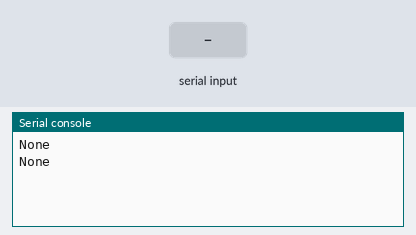
The program below on a simulated MicroPython board. On the bench: the last lines printed to the serial console. The test bench sets the inputs (shaded band).

Above: at 2.2 s.
2.3 s: "1\n" received over the second serial link
At 3.6 s:
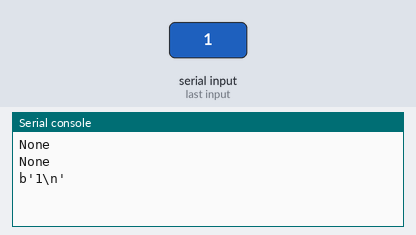
4.5 s: "0\n" received over the second serial link
At 5.8 s:
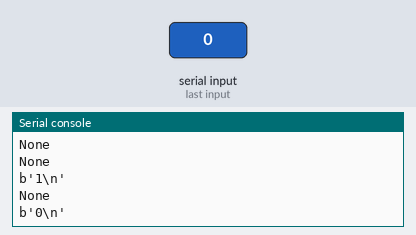
6.0 s: "2\n" received over the second serial link
At 6.8 s:
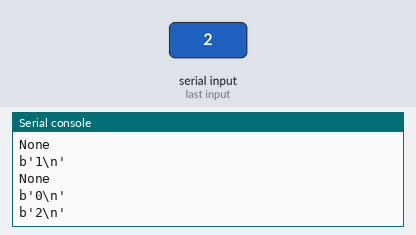

The program:

export.py
```python
from machine import UART, Pin
import utime

uart = UART(0, 9600, tx=Pin(0), rx=Pin(1))

uart.init(9600, bits=8, parity=None, stop=1)
uart.write(''.encode())
uart.write('Export,?\r'.encode())
print(uart.readline())
utime.sleep(1.0)
while True:
    uart.write('Export\r'.encode())
    utime.sleep(1.0)
    print(uart.readline())
```

Measured:
- after the input at 2.3 s, the serial console: prints a new line after 0.70 s (image 1)
- after the input at 4.5 s, the serial console: prints a new line after 0.50 s (image 2)
- after the input at 6.0 s, the serial console: prints a new line at once (image 3)
